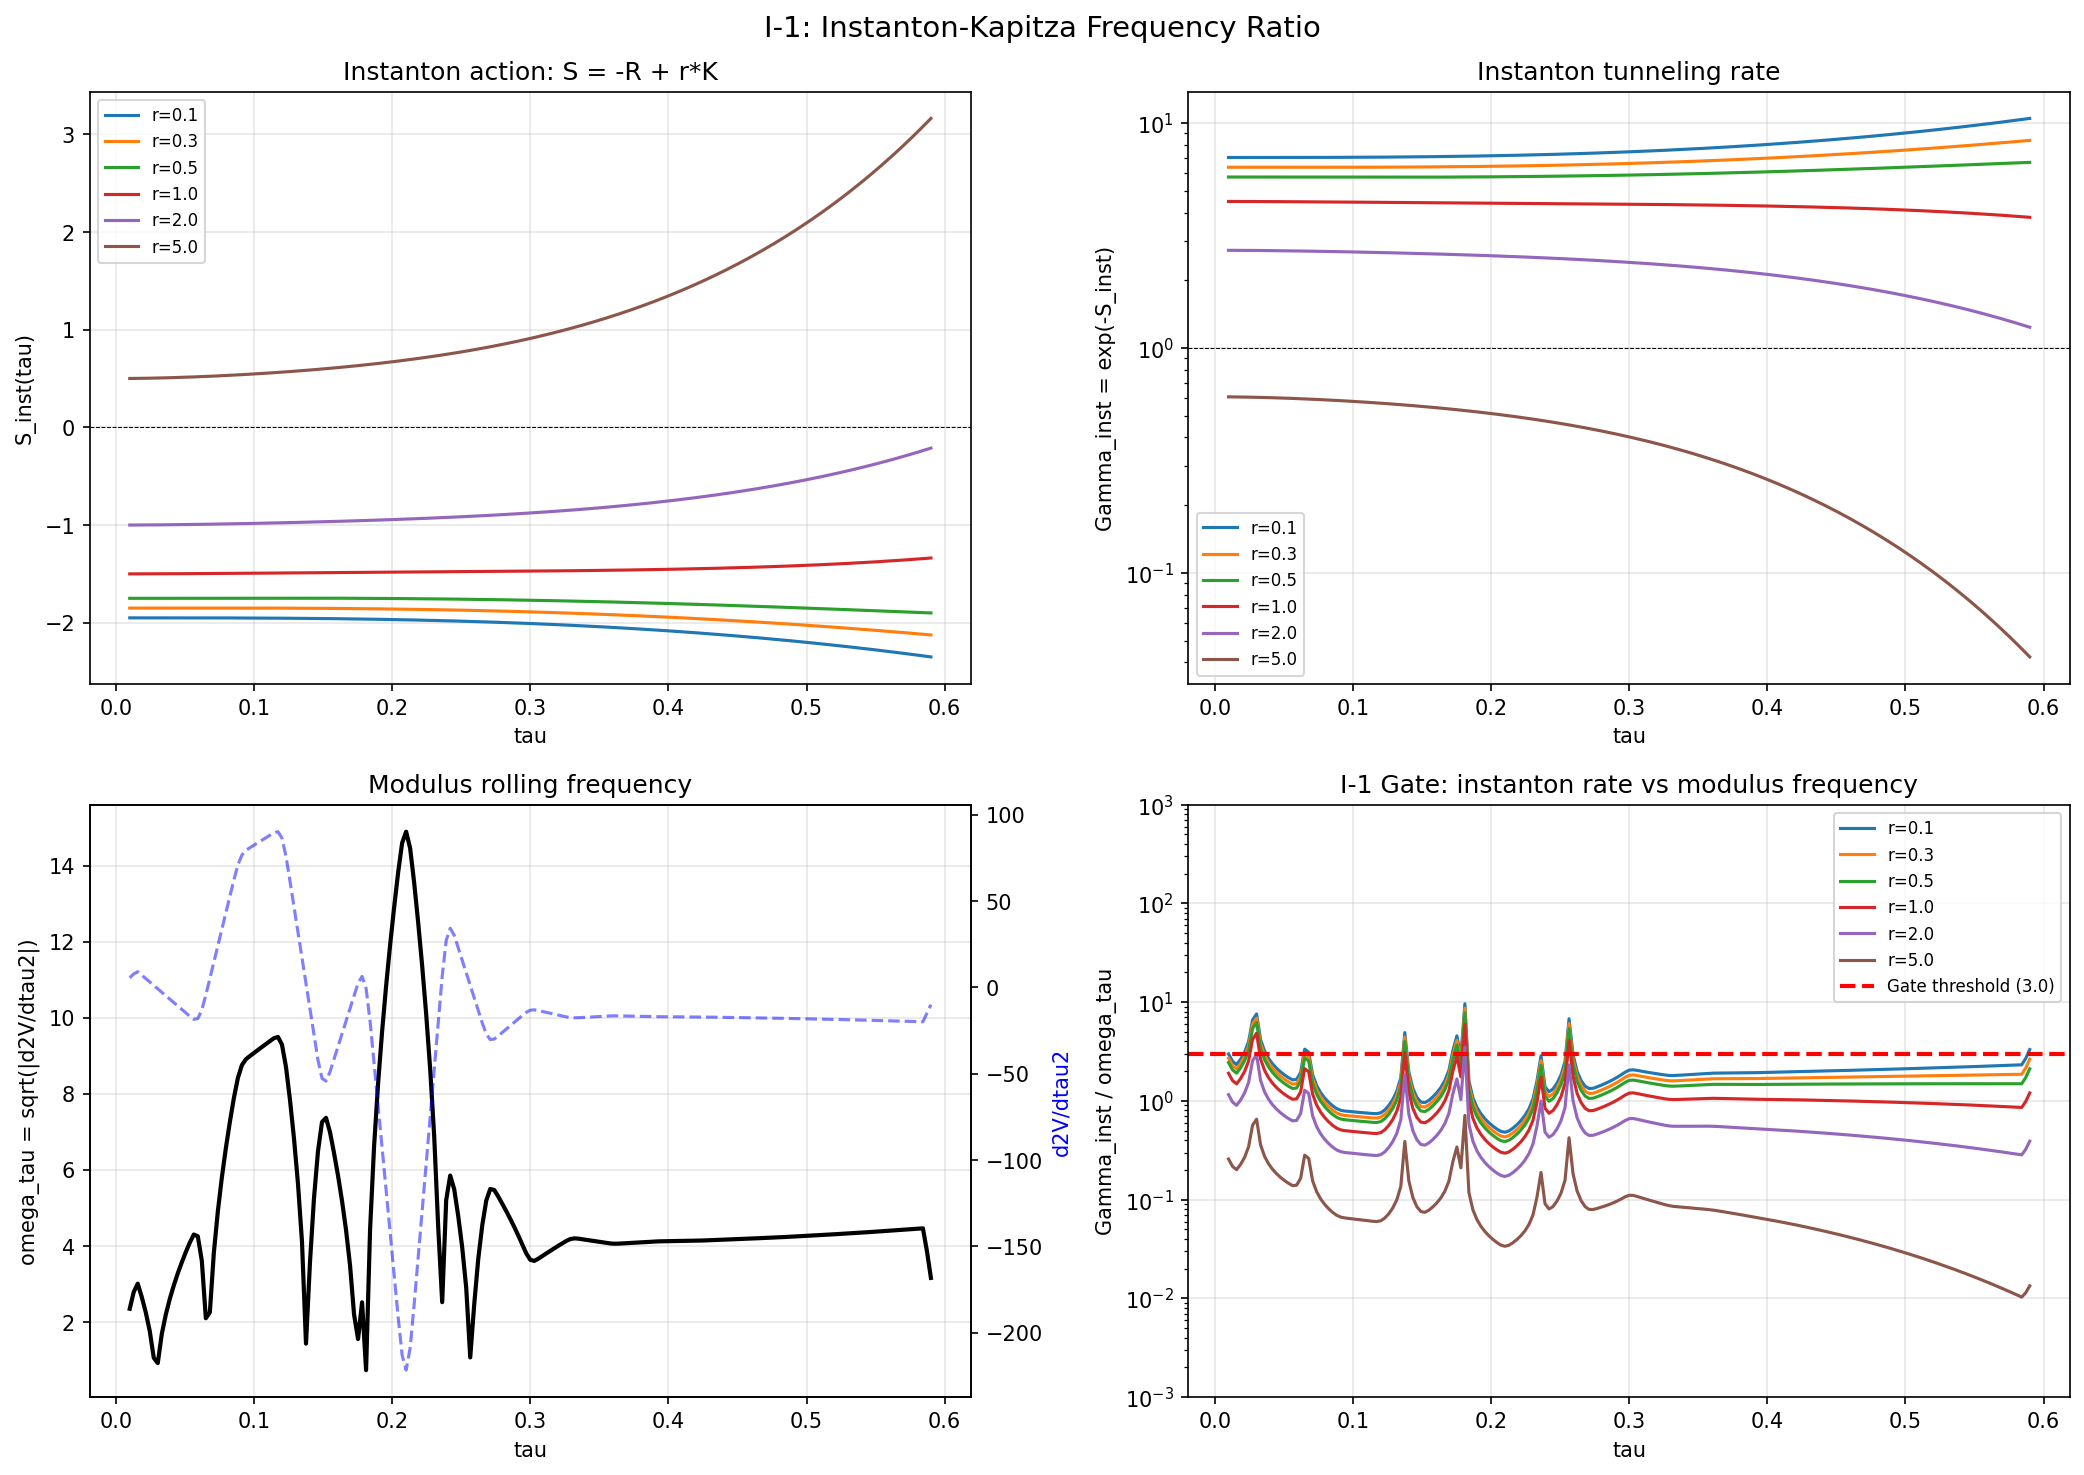

Write Python code to recreate this figure.
#!/usr/bin/env python3
"""
Session 31A — I-1: Instanton-Kapitza Frequency Ratio

Computes the instanton tunneling rate Gamma_inst(tau) and compares it
to the modulus rolling frequency omega_tau = sqrt(|d^2V/dtau^2|).

The instanton action on Jensen-deformed SU(3):
  S_inst(tau) = alpha_grav * (-R(tau)) + alpha_YM * K(tau)

where R(tau) is the scalar curvature and K(tau) is the Kretschner scalar
(exact analytic formulas from Permanent Results Registry Section III).

The tunneling rate:
  Gamma_inst(tau) ~ exp(-S_inst(tau))

Gate I-1: PASS if Gamma_inst/omega_tau > 3 at some tau in [0.05, 0.55]
          for any coupling ratio alpha_YM/alpha_grav.

Inputs:
  - Analytic curvature formulas (R, K from Session 17b)
  - s30b_grid_bcs.npz (V_total for omega_tau)

Outputs:
  - s31a_instanton_kapitza.npz
  - s31a_instanton_kapitza.png

Author: phonon-exflation-sim agent (Session 31A)
Date: 2026-03-02
"""

import numpy as np
from scipy.interpolate import RectBivariateSpline
import matplotlib
# === Phase 2b X2 transform bootstrap (auto-inserted by tools/_x2_transform_copies.py) ===
import sys as _x2_sys
import pathlib as _x2_pathlib
import re as _x2_re
def _x2_locate_tools():
    p = _x2_pathlib.Path(__file__).resolve()
    for _ in range(8):
        if (p / "tools" / "computation_root.py").is_file():
            return p / "tools"
        p = p.parent
    raise RuntimeError(
        "Phase 2b bootstrap: tools/computation_root.py not found in any "
        "ancestor of " + str(__file__))
_x2_sys.path.insert(0, str(_x2_locate_tools()))
from computation_root import resolve_script, resolve_output, resolve_glob, project_root as _x2_project_root
def _x2_shared_dir():
    return _x2_project_root() / "computations" / "_shared"
_x2_session_dir_match = _x2_re.match(r"^session-(\d+)$",
    _x2_pathlib.Path(__file__).resolve().parent.name)
_x2_self_session = int(_x2_session_dir_match.group(1)) if _x2_session_dir_match else None
# === End X2 bootstrap ===

matplotlib.use('Agg')
import matplotlib.pyplot as plt
import os

# ── Paths ────────────────────────────────────────────────────────────────
ROOT = r"C:\sandbox\Ainulindale Exflation"
# X2-removed: alias 'T0' = ... 'computations' (replaced by tools.computation_root.resolve_*)

# ── Exact curvature invariants (Permanent Results Registry, Section III) ─
# Verified at machine epsilon across 51 tau-values. Session 17b.

def R_scalar(tau):
    """Scalar curvature on Jensen-deformed SU(3). R(0) = 2."""
    t = np.asarray(tau, dtype=float)
    return (-(1.0/4)*np.exp(-4*t) + 2*np.exp(-t) - 1.0/4 + (1.0/2)*np.exp(2*t))

def K_kretschner(tau):
    """Kretschner scalar K = R_{abcd} R^{abcd} on Jensen SU(3). K(0) = 0.5."""
    t = np.asarray(tau, dtype=float)
    return ((23.0/96)*np.exp(-8*t) - np.exp(-5*t) + (5.0/16)*np.exp(-4*t)
            + (11.0/6)*np.exp(-2*t) - (3.0/2)*np.exp(-t) + 17.0/32
            + (1.0/12)*np.exp(4*t))

def Ric_sq(tau):
    """|Ric|^2 on Jensen SU(3). |Ric|^2(0) = 0.5."""
    t = np.asarray(tau, dtype=float)
    return ((1.0/12)*np.exp(-8*t) - (1.0/2)*np.exp(-5*t) + (1.0/8)*np.exp(-4*t)
            + (13.0/12)*np.exp(-2*t) - (1.0/2)*np.exp(-t) + 1.0/8
            + (1.0/12)*np.exp(4*t))

def Weyl_sq(tau):
    """|C|^2 (Weyl squared) on Jensen SU(3)."""
    t = np.asarray(tau, dtype=float)
    return ((377.0/2016)*np.exp(-8*t) - (5.0/7)*np.exp(-5*t)
            + (79.0/336)*np.exp(-4*t) + (325.0/252)*np.exp(-2*t)
            - (17.0/14)*np.exp(-t) + 101.0/224
            + (2.0/21)*np.exp(t) - (1.0/84)*np.exp(2*t)
            + (5.0/126)*np.exp(4*t))


# ── Load V_total for omega_tau ───────────────────────────────────────────
print("Loading prerequisite data...")
bcs = np.load(str(resolve_output(30, 's30b_grid_bcs.npz')), allow_pickle=True)
tau_grid = bcs['tau']
eps_grid = bcs['eps']
V_total = bcs['V_total_1p20']

spl_V = RectBivariateSpline(tau_grid, eps_grid, V_total, kx=3, ky=3)

# ── Compute on fine tau grid ─────────────────────────────────────────────
n_tau = 201
tau = np.linspace(0.01, 0.59, n_tau)

# Curvature invariants
R_vals = R_scalar(tau)
K_vals = K_kretschner(tau)
Ric_vals = Ric_sq(tau)
Weyl_vals = Weyl_sq(tau)

print(f"\nCurvature invariants at key points:")
for t_check in [0.0, 0.10, 0.15, 0.21, 0.35, 0.50]:
    print(f"  tau={t_check:.2f}: R={R_scalar(t_check):.6f}, K={K_kretschner(t_check):.6f}, "
          f"|Ric|^2={Ric_sq(t_check):.6f}, |C|^2={Weyl_sq(t_check):.6f}")

# Cross-check against s23c data
fiber = np.load(str(resolve_output(23, 's23c_fiber_integrals.npz')), allow_pickle=True)
tau_23c = fiber['tau']
R_23c = fiber['R_scalar']
K_23c = fiber['K_kretschner']
for t_val, R_ref, K_ref in zip(tau_23c[:5], R_23c[:5], K_23c[:5]):
    R_ours = R_scalar(t_val)
    K_ours = K_kretschner(t_val)
    print(f"  Cross-check tau={t_val:.2f}: R_diff={abs(R_ours-R_ref):.2e}, K_diff={abs(K_ours-K_ref):.2e}")

# ── V_total along Jensen (eps=0) for omega_tau ──────────────────────────
V_jensen = spl_V(tau, 0.0, grid=False).ravel()
dV = np.gradient(V_jensen, tau)
d2V = np.gradient(dV, tau)

# omega_tau = sqrt(|d2V/dtau2|)  [modulus rolling frequency]
omega_tau = np.sqrt(np.abs(d2V))

print(f"\nomega_tau range: [{omega_tau.min():.4f}, {omega_tau.max():.4f}]")
print(f"d2V range: [{d2V.min():.4f}, {d2V.max():.4f}]")

# ── Instanton action and tunneling rate ──────────────────────────────────
# S_inst(tau) = alpha_grav * (-R(tau)) + alpha_YM * K(tau)
#
# We parametrize by the ratio r = alpha_YM / alpha_grav.
# Absorb alpha_grav by writing S_inst = alpha_grav * [-R + r*K]
# Gamma_inst ~ exp(-alpha_grav * [-R + r*K])
#
# For the rate comparison, we set alpha_grav = 1 (natural units where
# the KK radius sets the scale). This gives S_inst = -R + r*K.
#
# If S_inst < 0, the "instanton" is unsuppressed (anti-instanton dominates).
# The physically meaningful quantity is |S_inst| and sign.

coupling_ratios = np.array([0.1, 0.3, 0.5, 1.0, 2.0, 5.0])

print("\n" + "="*70)
print("I-1 INSTANTON-KAPITZA FREQUENCY RATIO")
print("="*70)

results = {}

for r in coupling_ratios:
    S_inst = -R_vals + r * K_vals
    Gamma_inst = np.exp(-S_inst)  # Tunneling rate (unnormalized)

    # Ratio Gamma_inst / omega_tau
    # Guard against omega_tau = 0 (at inflection points of V)
    ratio = Gamma_inst / (omega_tau + 1e-30)

    # Find maximum ratio in interior
    mask = (tau > 0.05) & (tau < 0.55)
    max_ratio = ratio[mask].max()
    idx_max = np.where(mask)[0][np.argmax(ratio[mask])]
    tau_at_max = tau[idx_max]
    S_at_max = S_inst[idx_max]
    Gamma_at_max = Gamma_inst[idx_max]
    omega_at_max = omega_tau[idx_max]

    # Find minimum of S_inst (maximum tunneling)
    idx_Smin = np.argmin(S_inst[mask])
    tau_Smin = tau[np.where(mask)[0][idx_Smin]]
    S_min = S_inst[mask].min()

    results[r] = {
        'S_inst': S_inst,
        'Gamma_inst': Gamma_inst,
        'ratio': ratio,
        'max_ratio': max_ratio,
        'tau_at_max_ratio': tau_at_max,
        'S_at_max': S_at_max,
        'S_min': S_min,
        'tau_Smin': tau_Smin,
    }

    gate_pass = max_ratio > 3.0

    print(f"\n  r = alpha_YM/alpha_grav = {r:.1f}:")
    print(f"    S_inst range: [{S_inst[mask].min():.4f}, {S_inst[mask].max():.4f}]")
    print(f"    S_inst minimum at tau = {tau_Smin:.4f}: S = {S_min:.4f}")
    print(f"    Gamma_inst at S_min: {np.exp(-S_min):.4f}")
    print(f"    Max Gamma/omega_tau = {max_ratio:.4f} at tau = {tau_at_max:.4f}")
    print(f"    At max ratio: S = {S_at_max:.4f}, Gamma = {Gamma_at_max:.4f}, omega = {omega_at_max:.4f}")
    if gate_pass:
        print(f"    >>> I-1 PASSES at r = {r:.1f}")
    else:
        print(f"    >>> I-1 does not pass (ratio < 3)")


# ── Additional analysis: what alpha_grav rescaling is needed? ────────────
print("\n" + "="*70)
print("ALPHA_GRAV SENSITIVITY ANALYSIS")
print("="*70)
print("Testing S_inst = alpha_grav * [-R + r*K] for different alpha_grav")

r_test = 1.0  # Most physically motivated coupling ratio
for alpha_g in [0.1, 0.5, 1.0, 2.0, 5.0, 10.0]:
    S_inst = alpha_g * (-R_vals + r_test * K_vals)
    Gamma_inst = np.exp(-S_inst)
    ratio = Gamma_inst / (omega_tau + 1e-30)
    mask = (tau > 0.05) & (tau < 0.55)
    max_ratio = ratio[mask].max()
    idx_max = np.where(mask)[0][np.argmax(ratio[mask])]

    print(f"  alpha_grav={alpha_g:.1f}, r=1.0: S_range=[{S_inst[mask].min():.3f}, {S_inst[mask].max():.3f}], "
          f"max Gamma/omega = {max_ratio:.4f} at tau={tau[idx_max]:.3f}")


# ── Additional: 3-channel instanton (grav + YM + Weyl) ──────────────────
print("\n" + "="*70)
print("3-CHANNEL INSTANTON: S = -alpha_R*R + alpha_K*K + alpha_W*|C|^2")
print("="*70)

# Test: can Weyl contribution help?
for alpha_W in [0.0, 0.5, 1.0, 2.0]:
    S_3ch = -R_vals + 1.0 * K_vals + alpha_W * Weyl_vals
    Gamma_3ch = np.exp(-S_3ch)
    ratio_3ch = Gamma_3ch / (omega_tau + 1e-30)
    mask = (tau > 0.05) & (tau < 0.55)
    max_r = ratio_3ch[mask].max()
    idx_max = np.where(mask)[0][np.argmax(ratio_3ch[mask])]

    S_min_3ch = S_3ch[mask].min()
    tau_Smin_3ch = tau[np.where(mask)[0][np.argmin(S_3ch[mask])]]

    print(f"  alpha_W={alpha_W:.1f}: S_min={S_min_3ch:.4f} at tau={tau_Smin_3ch:.3f}, "
          f"max Gamma/omega={max_r:.4f}")


# ── Gate Verdict ─────────────────────────────────────────────────────────
print("\n" + "="*70)
print("GATE I-1 VERDICT")
print("="*70)

any_pass = False
best_ratio = 0
best_r = None
for r, res in results.items():
    if res['max_ratio'] > best_ratio:
        best_ratio = res['max_ratio']
        best_r = r

if best_ratio > 3.0:
    print(f"  I-1 PASS: max Gamma_inst/omega_tau = {best_ratio:.4f} > 3 at r = {best_r:.1f}")
    any_pass = True
    gate_verdict = "PASS"
else:
    print(f"  I-1 DOES NOT FIRE: max Gamma_inst/omega_tau = {best_ratio:.4f} < 3")
    print(f"    Best coupling ratio: r = {best_r:.1f}")
    print(f"    At best: tau = {results[best_r]['tau_at_max_ratio']:.4f}, "
          f"S = {results[best_r]['S_at_max']:.4f}")

    # How close are we?
    factor_needed = 3.0 / best_ratio
    print(f"    Factor needed: {factor_needed:.2f}x (need alpha_grav adjustment)")
    print(f"    This requires either:")
    print(f"      (a) alpha_grav < {-np.log(3.0/best_ratio)/results[best_r]['S_at_max']:.3f}")
    print(f"      (b) Multi-instanton gas with collective enhancement")
    print(f"      (c) Instanton prefactor (determinant ratio) > {factor_needed:.2f}")
    gate_verdict = "DOES NOT FIRE"


# ── Save ─────────────────────────────────────────────────────────────────
save_dict = {
    'tau': tau,
    'R_scalar': R_vals,
    'K_kretschner': K_vals,
    'Ric_sq': Ric_vals,
    'Weyl_sq': Weyl_vals,
    'omega_tau': omega_tau,
    'd2V_dtau2': d2V,
    'coupling_ratios': coupling_ratios,
    'gate_verdict': np.array(gate_verdict, dtype='U20'),
}

for r, res in results.items():
    rkey = f"r{r:.1f}".replace('.', 'p')
    save_dict[f'S_inst_{rkey}'] = res['S_inst']
    save_dict[f'Gamma_inst_{rkey}'] = res['Gamma_inst']
    save_dict[f'ratio_{rkey}'] = res['ratio']
    save_dict[f'max_ratio_{rkey}'] = np.array(res['max_ratio'])

outfile = str(resolve_output(31, 's31a_instanton_kapitza.npz'))
np.savez_compressed(outfile, **save_dict)
print(f"\nSaved: {outfile}")


# ── Plotting ─────────────────────────────────────────────────────────────
fig, axes = plt.subplots(2, 2, figsize=(14, 10))
fig.suptitle("I-1: Instanton-Kapitza Frequency Ratio", fontsize=14)

# Panel 1: Instanton action S_inst for different coupling ratios
ax = axes[0, 0]
for r in coupling_ratios:
    ax.plot(tau, results[r]['S_inst'], label=f'r={r:.1f}')
ax.axhline(y=0, color='k', linewidth=0.5, linestyle='--')
ax.set_xlabel('tau')
ax.set_ylabel('S_inst(tau)')
ax.set_title('Instanton action: S = -R + r*K')
ax.legend(fontsize=8)
ax.grid(True, alpha=0.3)

# Panel 2: Tunneling rate Gamma_inst
ax = axes[0, 1]
for r in coupling_ratios:
    ax.semilogy(tau, results[r]['Gamma_inst'], label=f'r={r:.1f}')
ax.axhline(y=1, color='k', linewidth=0.5, linestyle='--')
ax.set_xlabel('tau')
ax.set_ylabel('Gamma_inst = exp(-S_inst)')
ax.set_title('Instanton tunneling rate')
ax.legend(fontsize=8)
ax.grid(True, alpha=0.3)

# Panel 3: omega_tau (modulus frequency)
ax = axes[1, 0]
ax.plot(tau, omega_tau, 'k-', linewidth=2)
ax2 = ax.twinx()
ax2.plot(tau, d2V, 'b--', linewidth=1.5, alpha=0.5)
ax.set_xlabel('tau')
ax.set_ylabel('omega_tau = sqrt(|d2V/dtau2|)', color='k')
ax2.set_ylabel('d2V/dtau2', color='b')
ax.set_title('Modulus rolling frequency')
ax.grid(True, alpha=0.3)

# Panel 4: Ratio Gamma_inst / omega_tau
ax = axes[1, 1]
for r in coupling_ratios:
    ax.semilogy(tau, results[r]['ratio'], label=f'r={r:.1f}')
ax.axhline(y=3.0, color='r', linewidth=2, linestyle='--', label='Gate threshold (3.0)')
ax.set_xlabel('tau')
ax.set_ylabel('Gamma_inst / omega_tau')
ax.set_title('I-1 Gate: instanton rate vs modulus frequency')
ax.legend(fontsize=8)
ax.set_ylim(1e-3, 1e3)
ax.grid(True, alpha=0.3)

plt.tight_layout()
plotfile = str(resolve_output(31, 's31a_instanton_kapitza.png'))
plt.savefig(plotfile, dpi=150, bbox_inches='tight')
print(f"Saved: {plotfile}")
plt.close()

print("\nI-1 computation complete.")
